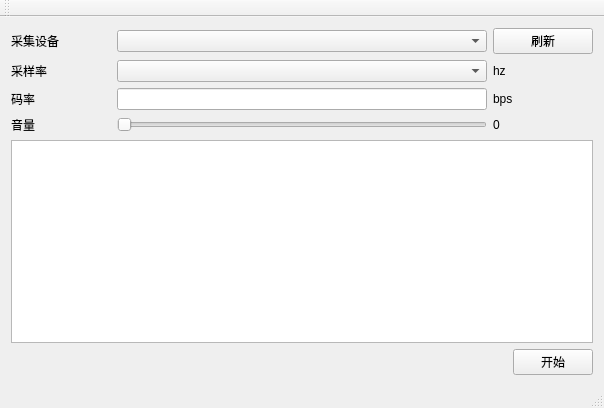
<?xml version="1.0" encoding="UTF-8"?>
<ui version="4.0">
 <class>AudioStreamPusherClass</class>
 <widget class="QMainWindow" name="AudioStreamPusherClass">
  <property name="geometry">
   <rect>
    <x>0</x>
    <y>0</y>
    <width>604</width>
    <height>408</height>
   </rect>
  </property>
  <property name="windowTitle">
   <string>AudioStreamPusher</string>
  </property>
  <widget class="QWidget" name="centralWidget">
   <layout class="QVBoxLayout" name="verticalLayout">
    <item>
     <layout class="QGridLayout" name="gridLayout">
      <item row="0" column="0">
       <widget class="QLabel" name="label">
        <property name="minimumSize">
         <size>
          <width>100</width>
          <height>0</height>
         </size>
        </property>
        <property name="maximumSize">
         <size>
          <width>100</width>
          <height>16777215</height>
         </size>
        </property>
        <property name="text">
         <string>采集设备</string>
        </property>
       </widget>
      </item>
      <item row="0" column="1">
       <widget class="QComboBox" name="comboBox"/>
      </item>
      <item row="0" column="2">
       <widget class="QPushButton" name="pushButton_2">
        <property name="maximumSize">
         <size>
          <width>100</width>
          <height>16777215</height>
         </size>
        </property>
        <property name="text">
         <string>刷新</string>
        </property>
       </widget>
      </item>
     </layout>
    </item>
    <item>
     <layout class="QGridLayout" name="gridLayout_3">
      <item row="0" column="0">
       <widget class="QLabel" name="label_2">
        <property name="minimumSize">
         <size>
          <width>100</width>
          <height>0</height>
         </size>
        </property>
        <property name="maximumSize">
         <size>
          <width>100</width>
          <height>16777215</height>
         </size>
        </property>
        <property name="text">
         <string>采样率</string>
        </property>
       </widget>
      </item>
      <item row="0" column="1">
       <widget class="QComboBox" name="comboBox_2"/>
      </item>
      <item row="0" column="2">
       <widget class="QLabel" name="label_5">
        <property name="minimumSize">
         <size>
          <width>100</width>
          <height>0</height>
         </size>
        </property>
        <property name="maximumSize">
         <size>
          <width>100</width>
          <height>16777215</height>
         </size>
        </property>
        <property name="text">
         <string>hz</string>
        </property>
       </widget>
      </item>
     </layout>
    </item>
    <item>
     <layout class="QGridLayout" name="gridLayout_2">
      <item row="0" column="0">
       <widget class="QLabel" name="label_3">
        <property name="minimumSize">
         <size>
          <width>100</width>
          <height>0</height>
         </size>
        </property>
        <property name="maximumSize">
         <size>
          <width>100</width>
          <height>16777215</height>
         </size>
        </property>
        <property name="text">
         <string>码率</string>
        </property>
       </widget>
      </item>
      <item row="0" column="1">
       <widget class="QLineEdit" name="lineEdit"/>
      </item>
      <item row="0" column="2">
       <widget class="QLabel" name="label_4">
        <property name="minimumSize">
         <size>
          <width>100</width>
          <height>0</height>
         </size>
        </property>
        <property name="maximumSize">
         <size>
          <width>100</width>
          <height>16777215</height>
         </size>
        </property>
        <property name="text">
         <string>bps</string>
        </property>
       </widget>
      </item>
     </layout>
    </item>
    <item>
     <layout class="QGridLayout" name="gridLayout_4">
      <item row="0" column="0">
       <widget class="QLabel" name="label_6">
        <property name="minimumSize">
         <size>
          <width>100</width>
          <height>0</height>
         </size>
        </property>
        <property name="maximumSize">
         <size>
          <width>100</width>
          <height>16777215</height>
         </size>
        </property>
        <property name="text">
         <string>音量</string>
        </property>
       </widget>
      </item>
      <item row="0" column="1">
       <widget class="QSlider" name="horizontalSlider">
        <property name="orientation">
         <enum>Qt::Horizontal</enum>
        </property>
       </widget>
      </item>
      <item row="0" column="2">
       <widget class="QLabel" name="label_7">
        <property name="minimumSize">
         <size>
          <width>100</width>
          <height>0</height>
         </size>
        </property>
        <property name="maximumSize">
         <size>
          <width>100</width>
          <height>16777215</height>
         </size>
        </property>
        <property name="text">
         <string>0</string>
        </property>
       </widget>
      </item>
     </layout>
    </item>
    <item>
     <widget class="QTextBrowser" name="textBrowser"/>
    </item>
    <item alignment="Qt::AlignRight">
     <widget class="QPushButton" name="pushButton">
      <property name="text">
       <string>开始</string>
      </property>
     </widget>
    </item>
   </layout>
  </widget>
  <widget class="QMenuBar" name="menuBar">
   <property name="geometry">
    <rect>
     <x>0</x>
     <y>0</y>
     <width>604</width>
     <height>23</height>
    </rect>
   </property>
  </widget>
  <widget class="QToolBar" name="mainToolBar">
   <attribute name="toolBarArea">
    <enum>TopToolBarArea</enum>
   </attribute>
   <attribute name="toolBarBreak">
    <bool>false</bool>
   </attribute>
  </widget>
  <widget class="QStatusBar" name="statusBar"/>
 </widget>
 <layoutdefault spacing="6" margin="11"/>
 <resources>
  <include location="audiostreampusher.qrc"/>
 </resources>
 <connections/>
</ui>
